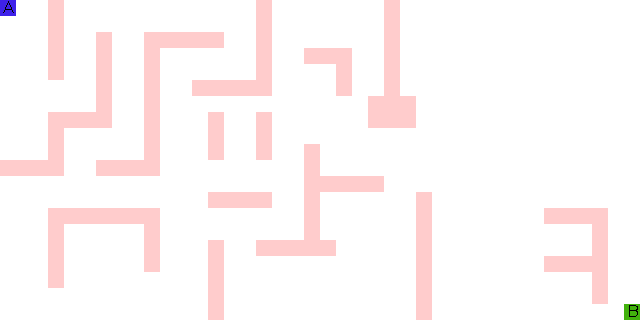

The image is a tile-based game level rendered from a .tmx file. Its description and complete source (layers, tilesets, objects, tile grids) follow:
An orthogonal 40x20 tile map with 16x16 px tiles, 2 tile layers (background, collisions).

<map version="1.10" tiledversion="1.11.2" orientation="orthogonal" renderorder="right-down" width="40" height="20" tilewidth="16" tileheight="16" infinite="0" nextlayerid="3" nextobjectid="1">
 <tileset firstgid="1" source="terrain_sprite.tsx" />
 <layer id="1" name="background" width="40" height="20">
  <properties>
   <property name="renderOnLayer" value="background" />
  </properties>
  <data encoding="csv">
3,2,2,2,2,2,2,2,2,2,2,2,2,2,2,2,2,2,2,2,2,2,2,2,2,2,2,2,2,2,2,2,2,2,2,2,2,2,2,2,
2,2,2,2,2,2,2,2,2,2,2,2,2,2,2,2,2,2,2,2,2,2,2,2,2,2,2,2,2,2,2,2,2,2,2,2,2,2,2,2,
2,2,2,2,2,2,2,2,2,2,2,2,2,2,2,2,2,2,2,2,2,2,2,2,2,2,2,2,2,2,2,2,2,2,2,2,2,2,2,2,
2,2,2,2,2,2,2,2,2,2,2,2,2,2,2,2,2,2,2,2,2,2,2,2,2,2,2,2,2,2,2,2,2,2,2,2,2,2,2,2,
2,2,2,2,2,2,2,2,2,2,2,2,2,2,2,2,2,2,2,2,2,2,2,2,2,2,2,2,2,2,2,2,2,2,2,2,2,2,2,2,
2,2,2,2,2,2,2,2,2,2,2,2,2,2,2,2,2,2,2,2,2,2,2,2,2,2,2,2,2,2,2,2,2,2,2,2,2,2,2,2,
2,2,2,2,2,2,2,2,2,2,2,2,2,2,2,2,2,2,2,2,2,2,2,2,2,2,2,2,2,2,2,2,2,2,2,2,2,2,2,2,
2,2,2,2,2,2,2,2,2,2,2,2,2,2,2,2,2,2,2,2,2,2,2,2,2,2,2,2,2,2,2,2,2,2,2,2,2,2,2,2,
2,2,2,2,2,2,2,2,2,2,2,2,2,2,2,2,2,2,2,2,2,2,2,2,2,2,2,2,2,2,2,2,2,2,2,2,2,2,2,2,
2,2,2,2,2,2,2,2,2,2,2,2,2,2,2,2,2,2,2,2,2,2,2,2,2,2,2,2,2,2,2,2,2,2,2,2,2,2,2,2,
2,2,2,2,2,2,2,2,2,2,2,2,2,2,2,2,2,2,2,2,2,2,2,2,2,2,2,2,2,2,2,2,2,2,2,2,2,2,2,2,
2,2,2,2,2,2,2,2,2,2,2,2,2,2,2,2,2,2,2,2,2,2,2,2,2,2,2,2,2,2,2,2,2,2,2,2,2,2,2,2,
2,2,2,2,2,2,2,2,2,2,2,2,2,2,2,2,2,2,2,2,2,2,2,2,2,2,2,2,2,2,2,2,2,2,2,2,2,2,2,2,
2,2,2,2,2,2,2,2,2,2,2,2,2,2,2,2,2,2,2,2,2,2,2,2,2,2,2,2,2,2,2,2,2,2,2,2,2,2,2,2,
2,2,2,2,2,2,2,2,2,2,2,2,2,2,2,2,2,2,2,2,2,2,2,2,2,2,2,2,2,2,2,2,2,2,2,2,2,2,2,2,
2,2,2,2,2,2,2,2,2,2,2,2,2,2,2,2,2,2,2,2,2,2,2,2,2,2,2,2,2,2,2,2,2,2,2,2,2,2,2,2,
2,2,2,2,2,2,2,2,2,2,2,2,2,2,2,2,2,2,2,2,2,2,2,2,2,2,2,2,2,2,2,2,2,2,2,2,2,2,2,2,
2,2,2,2,2,2,2,2,2,2,2,2,2,2,2,2,2,2,2,2,2,2,2,2,2,2,2,2,2,2,2,2,2,2,2,2,2,2,2,2,
2,2,2,2,2,2,2,2,2,2,2,2,2,2,2,2,2,2,2,2,2,2,2,2,2,2,2,2,2,2,2,2,2,2,2,2,2,2,2,2,
2,2,2,2,2,2,2,2,2,2,2,2,2,2,2,2,2,2,2,2,2,2,2,2,2,2,2,2,2,2,2,2,2,2,2,2,2,2,2,4
</data>
 </layer>
 <layer id="2" name="collisions" width="40" height="20" locked="1">
  <properties>
   <property name="renderOnLayer" value="background" />
  </properties>
  <data encoding="csv">
0,0,0,5,0,0,0,0,0,0,0,0,0,0,0,0,5,0,0,0,0,0,0,0,5,0,0,0,0,0,0,0,0,0,0,0,0,0,0,0,
0,0,0,5,0,0,0,0,0,0,0,0,0,0,0,0,5,0,0,0,0,0,0,0,5,0,0,0,0,0,0,0,0,0,0,0,0,0,0,0,
0,0,0,5,0,0,5,0,0,5,5,5,5,5,0,0,5,0,0,0,0,0,0,0,5,0,0,0,0,0,0,0,0,0,0,0,0,0,0,0,
0,0,0,5,0,0,5,0,0,5,0,0,0,0,0,0,5,0,0,5,5,5,0,0,5,0,0,0,0,0,0,0,0,0,0,0,0,0,0,0,
0,0,0,5,0,0,5,0,0,5,0,0,0,0,0,0,5,0,0,0,0,5,0,0,5,0,0,0,0,0,0,0,0,0,0,0,0,0,0,0,
0,0,0,0,0,0,5,0,0,5,0,0,5,5,5,5,5,0,0,0,0,5,0,0,5,0,0,0,0,0,0,0,0,0,0,0,0,0,0,0,
0,0,0,0,0,0,5,0,0,5,0,0,0,0,0,0,0,0,0,0,0,0,0,5,5,5,0,0,0,0,0,0,0,0,0,0,0,0,0,0,
0,0,0,5,5,5,5,0,0,5,0,0,0,5,0,0,5,0,0,0,0,0,0,5,5,5,0,0,0,0,0,0,0,0,0,0,0,0,0,0,
0,0,0,5,0,0,0,0,0,5,0,0,0,5,0,0,5,0,0,0,0,0,0,0,0,0,0,0,0,0,0,0,0,0,0,0,0,0,0,0,
0,0,0,5,0,0,0,0,0,5,0,0,0,5,0,0,5,0,0,5,0,0,0,0,0,0,0,0,0,0,0,0,0,0,0,0,0,0,0,0,
5,5,5,5,0,0,5,5,5,5,0,0,0,0,0,0,0,0,0,5,0,0,0,0,0,0,0,0,0,0,0,0,0,0,0,0,0,0,0,0,
0,0,0,0,0,0,0,0,0,0,0,0,0,0,0,0,0,0,0,5,5,5,5,5,0,0,0,0,0,0,0,0,0,0,0,0,0,0,0,0,
0,0,0,0,0,0,0,0,0,0,0,0,0,5,5,5,5,0,0,5,0,0,0,0,0,0,5,0,0,0,0,0,0,0,0,0,0,0,0,0,
0,0,0,5,5,5,5,5,5,5,0,0,0,0,0,0,0,0,0,5,0,0,0,0,0,0,5,0,0,0,0,0,0,0,5,5,5,5,0,0,
0,0,0,5,0,0,0,0,0,5,0,0,0,0,0,0,0,0,0,5,0,0,0,0,0,0,5,0,0,0,0,0,0,0,0,0,0,5,0,0,
0,0,0,5,0,0,0,0,0,5,0,0,0,5,0,0,5,5,5,5,5,0,0,0,0,0,5,0,0,0,0,0,0,0,0,0,0,5,0,0,
0,0,0,5,0,0,0,0,0,5,0,0,0,5,0,0,0,0,0,0,0,0,0,0,0,0,5,0,0,0,0,0,0,0,5,5,5,5,0,0,
0,0,0,5,0,0,0,0,0,0,0,0,0,5,0,0,0,0,0,0,0,0,0,0,0,0,5,0,0,0,0,0,0,0,0,0,0,5,0,0,
0,0,0,0,0,0,0,0,0,0,0,0,0,5,0,0,0,0,0,0,0,0,0,0,0,0,5,0,0,0,0,0,0,0,0,0,0,5,0,0,
0,0,0,0,0,0,0,0,0,0,0,0,0,5,0,0,0,0,0,0,0,0,0,0,0,0,5,0,0,0,0,0,0,0,0,0,0,0,0,0
</data>
 </layer>
</map>
